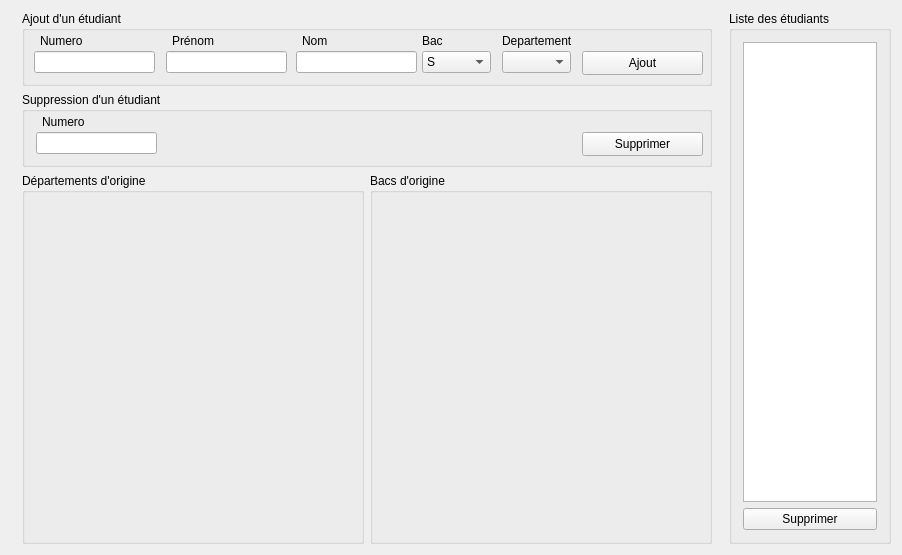
<?xml version="1.0" encoding="UTF-8"?>
<ui version="4.0">
 <class>TP3_GestionEtuClass</class>
 <widget class="QMainWindow" name="TP3_GestionEtuClass">
  <property name="geometry">
   <rect>
    <x>0</x>
    <y>0</y>
    <width>902</width>
    <height>555</height>
   </rect>
  </property>
  <property name="windowTitle">
   <string>TP3_GestionEtu</string>
  </property>
  <widget class="QWidget" name="centralWidget">
   <layout class="QHBoxLayout" name="horizontalLayout_2">
    <item>
     <widget class="QWidget" name="widget" native="true">
      <layout class="QVBoxLayout" name="verticalLayout">
       <property name="topMargin">
        <number>0</number>
       </property>
       <property name="bottomMargin">
        <number>0</number>
       </property>
       <item>
        <widget class="QGroupBox" name="groupBox_AddStudent">
         <property name="minimumSize">
          <size>
           <width>690</width>
           <height>75</height>
          </size>
         </property>
         <property name="maximumSize">
          <size>
           <width>16777215</width>
           <height>75</height>
          </size>
         </property>
         <property name="title">
          <string>Ajout d'un étudiant</string>
         </property>
         <widget class="QPushButton" name="pushButton_addStudent">
          <property name="geometry">
           <rect>
            <x>560</x>
            <y>40</y>
            <width>121</width>
            <height>24</height>
           </rect>
          </property>
          <property name="text">
           <string>Ajout</string>
          </property>
         </widget>
         <widget class="QLineEdit" name="lineEdit_add_number">
          <property name="geometry">
           <rect>
            <x>12</x>
            <y>40</y>
            <width>121</width>
            <height>22</height>
           </rect>
          </property>
         </widget>
         <widget class="QLabel" name="label">
          <property name="geometry">
           <rect>
            <x>18</x>
            <y>20</y>
            <width>61</width>
            <height>20</height>
           </rect>
          </property>
          <property name="text">
           <string>Numero</string>
          </property>
         </widget>
         <widget class="QLineEdit" name="lineEdit_add_firstname">
          <property name="geometry">
           <rect>
            <x>144</x>
            <y>40</y>
            <width>121</width>
            <height>22</height>
           </rect>
          </property>
         </widget>
         <widget class="QLabel" name="label_2">
          <property name="geometry">
           <rect>
            <x>150</x>
            <y>20</y>
            <width>61</width>
            <height>20</height>
           </rect>
          </property>
          <property name="text">
           <string>Prénom</string>
          </property>
         </widget>
         <widget class="QLineEdit" name="lineEdit_add_lastname">
          <property name="geometry">
           <rect>
            <x>274</x>
            <y>40</y>
            <width>121</width>
            <height>22</height>
           </rect>
          </property>
         </widget>
         <widget class="QLabel" name="label_3">
          <property name="geometry">
           <rect>
            <x>280</x>
            <y>20</y>
            <width>61</width>
            <height>20</height>
           </rect>
          </property>
          <property name="text">
           <string>Nom</string>
          </property>
         </widget>
         <widget class="QLabel" name="label_4">
          <property name="geometry">
           <rect>
            <x>400</x>
            <y>20</y>
            <width>61</width>
            <height>20</height>
           </rect>
          </property>
          <property name="text">
           <string>Bac</string>
          </property>
         </widget>
         <widget class="QComboBox" name="lineEdit_add_BAC">
          <property name="geometry">
           <rect>
            <x>400</x>
            <y>40</y>
            <width>69</width>
            <height>22</height>
           </rect>
          </property>
          <item>
           <property name="text">
            <string>S</string>
           </property>
          </item>
          <item>
           <property name="text">
            <string>Etr</string>
           </property>
          </item>
          <item>
           <property name="text">
            <string>STI</string>
           </property>
          </item>
          <item>
           <property name="text">
            <string>STG</string>
           </property>
          </item>
          <item>
           <property name="text">
            <string>L</string>
           </property>
          </item>
          <item>
           <property name="text">
            <string>ES</string>
           </property>
          </item>
          <item>
           <property name="text">
            <string>Autres</string>
           </property>
          </item>
         </widget>
         <widget class="QComboBox" name="lineEdit_add_department">
          <property name="geometry">
           <rect>
            <x>480</x>
            <y>40</y>
            <width>69</width>
            <height>22</height>
           </rect>
          </property>
         </widget>
         <widget class="QLabel" name="label_5">
          <property name="geometry">
           <rect>
            <x>480</x>
            <y>20</y>
            <width>71</width>
            <height>20</height>
           </rect>
          </property>
          <property name="text">
           <string>Departement</string>
          </property>
         </widget>
        </widget>
       </item>
       <item>
        <widget class="QGroupBox" name="groupBox_DeleteStudent">
         <property name="minimumSize">
          <size>
           <width>0</width>
           <height>75</height>
          </size>
         </property>
         <property name="maximumSize">
          <size>
           <width>16777215</width>
           <height>75</height>
          </size>
         </property>
         <property name="title">
          <string>Suppression d'un étudiant</string>
         </property>
         <widget class="QPushButton" name="pushButton_delete_number">
          <property name="geometry">
           <rect>
            <x>560</x>
            <y>40</y>
            <width>121</width>
            <height>24</height>
           </rect>
          </property>
          <property name="text">
           <string>Supprimer</string>
          </property>
         </widget>
         <widget class="QLineEdit" name="lineEdit_remove_number">
          <property name="geometry">
           <rect>
            <x>14</x>
            <y>40</y>
            <width>121</width>
            <height>22</height>
           </rect>
          </property>
         </widget>
         <widget class="QLabel" name="label_8">
          <property name="geometry">
           <rect>
            <x>20</x>
            <y>20</y>
            <width>61</width>
            <height>20</height>
           </rect>
          </property>
          <property name="text">
           <string>Numero</string>
          </property>
         </widget>
        </widget>
       </item>
       <item>
        <widget class="QWidget" name="widget_Graphs" native="true">
         <layout class="QHBoxLayout" name="horizontalLayout">
          <property name="leftMargin">
           <number>0</number>
          </property>
          <property name="topMargin">
           <number>0</number>
          </property>
          <property name="rightMargin">
           <number>0</number>
          </property>
          <property name="bottomMargin">
           <number>0</number>
          </property>
          <item>
           <widget class="QGroupBox" name="groupBox_department">
            <property name="minimumSize">
             <size>
              <width>0</width>
              <height>250</height>
             </size>
            </property>
            <property name="title">
             <string>Départements d'origine</string>
            </property>
           </widget>
          </item>
          <item>
           <widget class="QGroupBox" name="groupBox_bacs">
            <property name="minimumSize">
             <size>
              <width>0</width>
              <height>250</height>
             </size>
            </property>
            <property name="title">
             <string>Bacs d'origine</string>
            </property>
           </widget>
          </item>
         </layout>
        </widget>
       </item>
      </layout>
     </widget>
    </item>
    <item>
     <widget class="QGroupBox" name="groupBox_2">
      <property name="maximumSize">
       <size>
        <width>300</width>
        <height>16777215</height>
       </size>
      </property>
      <property name="title">
       <string>Liste des étudiants</string>
      </property>
      <layout class="QVBoxLayout" name="verticalLayout_2">
       <item>
        <widget class="QListWidget" name="listWidget">
         <property name="selectionMode">
          <enum>QAbstractItemView::MultiSelection</enum>
         </property>
         <property name="sortingEnabled">
          <bool>true</bool>
         </property>
        </widget>
       </item>
       <item>
        <widget class="QPushButton" name="pushButton_delete_list">
         <property name="text">
          <string>Supprimer</string>
         </property>
        </widget>
       </item>
      </layout>
     </widget>
    </item>
   </layout>
  </widget>
 </widget>
 <layoutdefault spacing="6" margin="11"/>
 <resources>
  <include location="TP3_GestionEtu.qrc"/>
 </resources>
 <connections/>
</ui>
